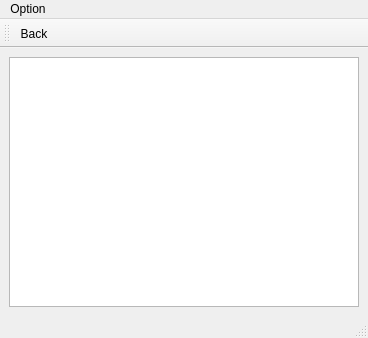
<?xml version="1.0" encoding="UTF-8"?>
<ui version="4.0">
 <class>TextEditScreen</class>
 <widget class="QMainWindow" name="TextEditScreen">
  <property name="geometry">
   <rect>
    <x>0</x>
    <y>0</y>
    <width>368</width>
    <height>338</height>
   </rect>
  </property>
  <property name="windowTitle">
   <string>MainWindow</string>
  </property>
  <widget class="QWidget" name="centralwidget">
   <layout class="QHBoxLayout" name="horizontalLayout">
    <item>
     <widget class="QTextEdit" name="textEdit"/>
    </item>
   </layout>
  </widget>
  <widget class="QMenuBar" name="menubar">
   <property name="geometry">
    <rect>
     <x>0</x>
     <y>0</y>
     <width>368</width>
     <height>22</height>
    </rect>
   </property>
   <widget class="QMenu" name="menuOption">
    <property name="title">
     <string>Option</string>
    </property>
    <addaction name="actionBack"/>
   </widget>
   <addaction name="menuOption"/>
  </widget>
  <widget class="QStatusBar" name="statusbar"/>
  <widget class="QToolBar" name="toolBar">
   <property name="windowTitle">
    <string>toolBar</string>
   </property>
   <attribute name="toolBarArea">
    <enum>TopToolBarArea</enum>
   </attribute>
   <attribute name="toolBarBreak">
    <bool>false</bool>
   </attribute>
   <addaction name="actionBack"/>
  </widget>
  <action name="actionBack">
   <property name="icon">
    <iconset resource="resource.qrc">
     <normaloff>:/img/back.png</normaloff>:/img/back.png</iconset>
   </property>
   <property name="text">
    <string>Back</string>
   </property>
   <property name="toolTip">
    <string>Go Back</string>
   </property>
   <property name="shortcut">
    <string>Esc</string>
   </property>
  </action>
 </widget>
 <resources>
  <include location="resource.qrc"/>
 </resources>
 <connections/>
</ui>
